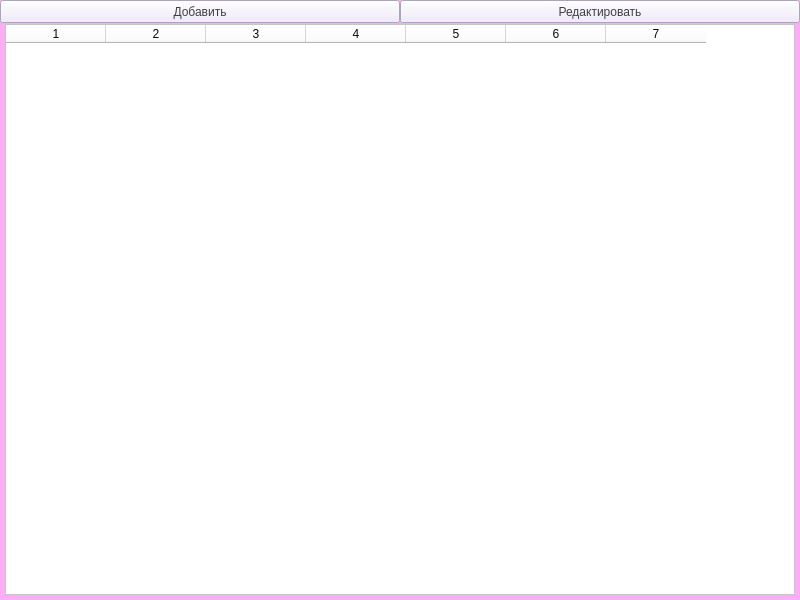
<?xml version="1.0" encoding="UTF-8"?>
<ui version="4.0">
 <class>Form</class>
 <widget class="QWidget" name="Form">
  <property name="geometry">
   <rect>
    <x>0</x>
    <y>0</y>
    <width>800</width>
    <height>600</height>
   </rect>
  </property>
  <property name="windowTitle">
   <string>Form</string>
  </property>
  <property name="styleSheet">
   <string notr="true">background-color: rgb(255, 172, 247);</string>
  </property>
  <widget class="QTableWidget" name="tableWidget">
   <property name="geometry">
    <rect>
     <x>5</x>
     <y>24</y>
     <width>790</width>
     <height>571</height>
    </rect>
   </property>
   <property name="styleSheet">
    <string notr="true">background-color: rgb(255, 255, 255);
color: rgb(10, 10, 10);</string>
   </property>
   <property name="rowCount">
    <number>0</number>
   </property>
   <property name="columnCount">
    <number>7</number>
   </property>
   <column/>
   <column/>
   <column/>
   <column/>
   <column/>
   <column/>
   <column/>
  </widget>
  <widget class="QPushButton" name="but_add_coffee">
   <property name="geometry">
    <rect>
     <x>0</x>
     <y>0</y>
     <width>400</width>
     <height>23</height>
    </rect>
   </property>
   <property name="styleSheet">
    <string notr="true">background-color: rgb(238, 229, 255);
color: rgb(63, 63, 63);</string>
   </property>
   <property name="text">
    <string>Добавить</string>
   </property>
  </widget>
  <widget class="QPushButton" name="but_edit_coffee">
   <property name="geometry">
    <rect>
     <x>400</x>
     <y>0</y>
     <width>400</width>
     <height>23</height>
    </rect>
   </property>
   <property name="styleSheet">
    <string notr="true">background-color: rgb(238, 229, 255);
color: rgb(63, 63, 63);</string>
   </property>
   <property name="text">
    <string>Редактировать</string>
   </property>
  </widget>
 </widget>
 <resources/>
 <connections/>
</ui>
